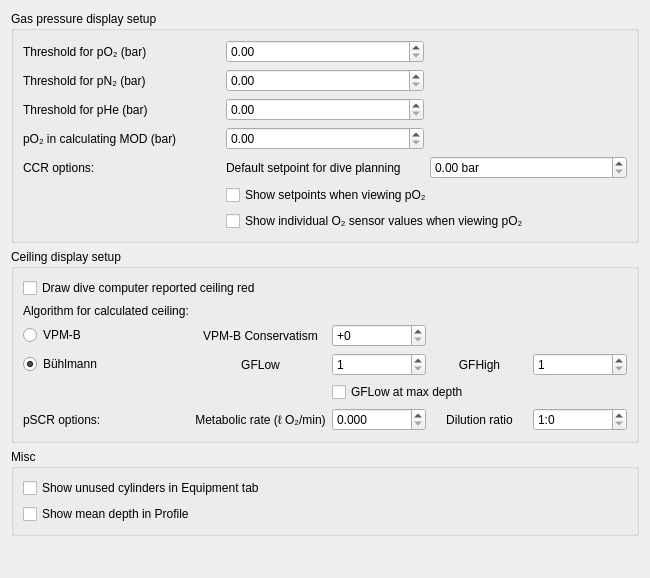
<?xml version="1.0" encoding="UTF-8"?>
<ui version="4.0">
 <class>PreferencesGraph</class>
 <widget class="QWidget" name="PreferencesGraph">
  <property name="geometry">
   <rect>
    <x>0</x>
    <y>0</y>
    <width>650</width>
    <height>578</height>
   </rect>
  </property>
  <property name="windowTitle">
   <string>Form</string>
  </property>
  <layout class="QVBoxLayout" name="verticalLayout">
   <item>
    <widget class="QGroupBox" name="groupBox_4">
     <property name="title">
      <string>Gas pressure display setup</string>
     </property>
     <layout class="QGridLayout" name="gridLayout">
      <item row="0" column="0">
       <widget class="QLabel" name="label_12">
        <property name="enabled">
         <bool>true</bool>
        </property>
        <property name="text">
         <string>Threshold for pO₂ (bar)</string>
        </property>
       </widget>
      </item>
      <item row="0" column="1">
       <widget class="QDoubleSpinBox" name="po2Threshold">
        <property name="enabled">
         <bool>true</bool>
        </property>
        <property name="singleStep">
         <double>0.100000000000000</double>
        </property>
       </widget>
      </item>
      <item row="1" column="0">
       <widget class="QLabel" name="label_13">
        <property name="enabled">
         <bool>true</bool>
        </property>
        <property name="text">
         <string>Threshold for pN₂ (bar)</string>
        </property>
       </widget>
      </item>
      <item row="1" column="1">
       <widget class="QDoubleSpinBox" name="pn2Threshold">
        <property name="enabled">
         <bool>true</bool>
        </property>
        <property name="singleStep">
         <double>0.100000000000000</double>
        </property>
       </widget>
      </item>
      <item row="2" column="0">
       <widget class="QLabel" name="label_17">
        <property name="enabled">
         <bool>true</bool>
        </property>
        <property name="text">
         <string>Threshold for pHe (bar)</string>
        </property>
       </widget>
      </item>
      <item row="2" column="1">
       <widget class="QDoubleSpinBox" name="pheThreshold">
        <property name="enabled">
         <bool>true</bool>
        </property>
        <property name="singleStep">
         <double>0.100000000000000</double>
        </property>
       </widget>
      </item>
      <item row="3" column="0">
       <widget class="QLabel" name="label_18">
        <property name="enabled">
         <bool>true</bool>
        </property>
        <property name="text">
         <string>pO₂ in calculating MOD (bar)</string>
        </property>
       </widget>
      </item>
      <item row="3" column="1">
       <widget class="QDoubleSpinBox" name="maxpo2">
        <property name="enabled">
         <bool>true</bool>
        </property>
        <property name="singleStep">
         <double>0.100000000000000</double>
        </property>
       </widget>
      </item>
      <item row="4" column="0">
       <widget class="QLabel" name="label_26">
        <property name="text">
         <string>CCR options:</string>
        </property>
       </widget>
      </item>
      <item row="4" column="1">
       <widget class="QLabel" name="label_27">
        <property name="text">
         <string>Default setpoint for dive planning</string>
        </property>
       </widget>
      </item>
      <item row="4" column="2">
       <widget class="QDoubleSpinBox" name="defaultSetpoint">
        <property name="suffix">
         <string> bar</string>
        </property>
        <property name="decimals">
         <number>2</number>
        </property>
        <property name="maximum">
         <double>10.000000000000000</double>
        </property>
        <property name="singleStep">
         <double>0.100000000000000</double>
        </property>
       </widget>
      </item>
      <item row="5" column="1" colspan="2">
       <widget class="QCheckBox" name="show_ccr_setpoint">
        <property name="text">
         <string>Show setpoints when viewing pO₂</string>
        </property>
       </widget>
      </item>
      <item row="6" column="1" colspan="2">
       <widget class="QCheckBox" name="show_ccr_sensors">
        <property name="text">
         <string>Show individual O₂ sensor values when viewing pO₂</string>
        </property>
       </widget>
      </item>
     </layout>
    </widget>
   </item>
   <item>
    <widget class="QGroupBox" name="groupBox_5">
     <property name="title">
      <string>Ceiling display setup</string>
     </property>
     <layout class="QGridLayout" name="gridLayout_3">
      <item row="0" column="0" colspan="2">
       <widget class="QCheckBox" name="red_ceiling">
        <property name="enabled">
         <bool>true</bool>
        </property>
        <property name="text">
         <string>Draw dive computer reported ceiling red</string>
        </property>
       </widget>
      </item>
      <item row="1" column="0">
       <widget class="QLabel" name="label_22">
        <property name="enabled">
         <bool>true</bool>
        </property>
        <property name="text">
         <string>Algorithm for calculated ceiling:</string>
        </property>
       </widget>
      </item>
      <item row="2" column="0">
       <widget class="QRadioButton" name="vpmb">
        <property name="text">
         <string>VPM-B</string>
        </property>
       </widget>
      </item>
      <item row="2" column="1">
       <widget class="QLabel" name="label_VPMB">
        <property name="text">
         <string>VPM-B Conservatism</string>
        </property>
        <property name="alignment">
         <set>Qt::AlignCenter</set>
        </property>
       </widget>
      </item>
      <item row="2" column="2">
       <widget class="QSpinBox" name="vpmb_conservatism">
        <property name="prefix">
         <string>+</string>
        </property>
        <property name="minimum">
         <number>0</number>
        </property>
        <property name="maximum">
         <number>4</number>
        </property>
       </widget>
      </item>
      <item row="3" column="0">
       <widget class="QRadioButton" name="buehlmann">
        <property name="text">
         <string>Bühlmann</string>
        </property>
        <property name="checked">
         <bool>true</bool>
        </property>
       </widget>
      </item>
      <item row="3" column="3">
       <widget class="QLabel" name="label_GFhigh">
        <property name="text">
         <string>GFHigh</string>
        </property>
        <property name="alignment">
         <set>Qt::AlignCenter</set>
        </property>
       </widget>
      </item>
      <item row="3" column="4">
       <widget class="QSpinBox" name="gfhigh">
        <property name="minimum">
         <number>1</number>
        </property>
        <property name="maximum">
         <number>150</number>
        </property>
       </widget>
      </item>
      <item row="3" column="1">
       <widget class="QLabel" name="label_GFlow">
        <property name="text">
         <string>GFLow</string>
        </property>
        <property name="alignment">
         <set>Qt::AlignCenter</set>
        </property>
       </widget>
      </item>
      <item row="3" column="2">
       <widget class="QSpinBox" name="gflow">
        <property name="minimum">
         <number>1</number>
        </property>
        <property name="maximum">
         <number>150</number>
        </property>
       </widget>
      </item>
      <item row="4" column="2" colspan="2">
       <widget class="QCheckBox" name="gf_low_at_maxdepth">
        <property name="text">
         <string>GFLow at max depth</string>
        </property>
       </widget>
      </item>
      <item row="5" column="0">
       <widget class="QLabel" name="pSCR">
        <property name="text">
         <string>pSCR options:</string>
        </property>
       </widget>
      </item>
      <item row="5" column="1">
       <widget class="QLabel" name="MetabolicRate">
        <property name="text">
         <string>Metabolic rate (ℓ O₂/min)</string>
        </property>
        <property name="alignment">
         <set>Qt::AlignCenter</set>
        </property>
       </widget>
      </item>
      <item row="5" column="2">
       <widget class="QDoubleSpinBox" name="psro2rate">
        <property name="decimals">
         <number>3</number>
        </property>
       </widget>
      </item>
      <item row="5" column="3">
       <widget class="QLabel" name="label_28">
        <property name="text">
         <string>Dilution ratio</string>
        </property>
        <property name="alignment">
         <set>Qt::AlignCenter</set>
        </property>
       </widget>
      </item>
      <item row="5" column="4">
       <widget class="QSpinBox" name="pscrfactor">
        <property name="suffix">
         <string/>
        </property>
        <property name="prefix">
         <string>1:</string>
        </property>
       </widget>
      </item>
     </layout>
    </widget>
   </item>
   <item>
    <widget class="QGroupBox" name="groupBox_6">
     <property name="title">
      <string>Misc</string>
     </property>
     <layout class="QGridLayout" name="gridLayout_2">
      <item row="0" column="0" colspan="2">
       <widget class="QCheckBox" name="display_unused_tanks">
        <property name="text">
         <string>Show unused cylinders in Equipment tab</string>
        </property>
       </widget>
      </item>
      <item row="1" column="0" colspan="2">
       <widget class="QCheckBox" name="show_average_depth">
        <property name="text">
         <string>Show mean depth in Profile</string>
        </property>
       </widget>
      </item>
     </layout>
    </widget>
   </item>
   <item>
    <spacer name="verticalSpacer">
     <property name="orientation">
      <enum>Qt::Vertical</enum>
     </property>
     <property name="sizeHint" stdset="0">
      <size>
       <width>20</width>
       <height>40</height>
      </size>
     </property>
    </spacer>
   </item>
  </layout>
 </widget>
 <tabstops>
  <tabstop>po2Threshold</tabstop>
  <tabstop>pn2Threshold</tabstop>
  <tabstop>pheThreshold</tabstop>
  <tabstop>maxpo2</tabstop>
  <tabstop>defaultSetpoint</tabstop>
  <tabstop>show_ccr_setpoint</tabstop>
  <tabstop>show_ccr_sensors</tabstop>
  <tabstop>red_ceiling</tabstop>
  <tabstop>vpmb</tabstop>
  <tabstop>vpmb_conservatism</tabstop>
  <tabstop>buehlmann</tabstop>
  <tabstop>gflow</tabstop>
  <tabstop>gfhigh</tabstop>
  <tabstop>gf_low_at_maxdepth</tabstop>
  <tabstop>pscrfactor</tabstop>
  <tabstop>psro2rate</tabstop>
  <tabstop>display_unused_tanks</tabstop>
  <tabstop>show_average_depth</tabstop>
 </tabstops>
 <resources/>
 <connections/>
</ui>
